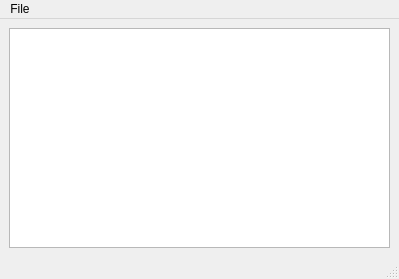
<?xml version="1.0" encoding="UTF-8"?>
<ui version="4.0">
 <class>MainWindow</class>
 <widget class="QMainWindow" name="MainWindow">
  <property name="geometry">
   <rect>
    <x>0</x>
    <y>0</y>
    <width>399</width>
    <height>279</height>
   </rect>
  </property>
  <property name="windowTitle">
   <string>Text Editor</string>
  </property>
  <widget class="QWidget" name="centralwidget">
   <layout class="QGridLayout" name="gridLayout">
    <item row="0" column="0">
     <widget class="QTextEdit" name="textEdit"/>
    </item>
   </layout>
  </widget>
  <widget class="QMenuBar" name="menubar">
   <property name="geometry">
    <rect>
     <x>0</x>
     <y>0</y>
     <width>399</width>
     <height>26</height>
    </rect>
   </property>
   <widget class="QMenu" name="menuFile">
    <property name="title">
     <string>File</string>
    </property>
    <addaction name="actionOpen"/>
    <addaction name="actionSave"/>
    <addaction name="actionExit"/>
   </widget>
   <addaction name="menuFile"/>
  </widget>
  <widget class="QStatusBar" name="statusbar"/>
  <action name="actionOpen">
   <property name="text">
    <string>Open</string>
   </property>
  </action>
  <action name="actionSave">
   <property name="text">
    <string>Save</string>
   </property>
  </action>
  <action name="actionExit">
   <property name="text">
    <string>Exit</string>
   </property>
  </action>
 </widget>
 <resources/>
 <connections/>
</ui>
